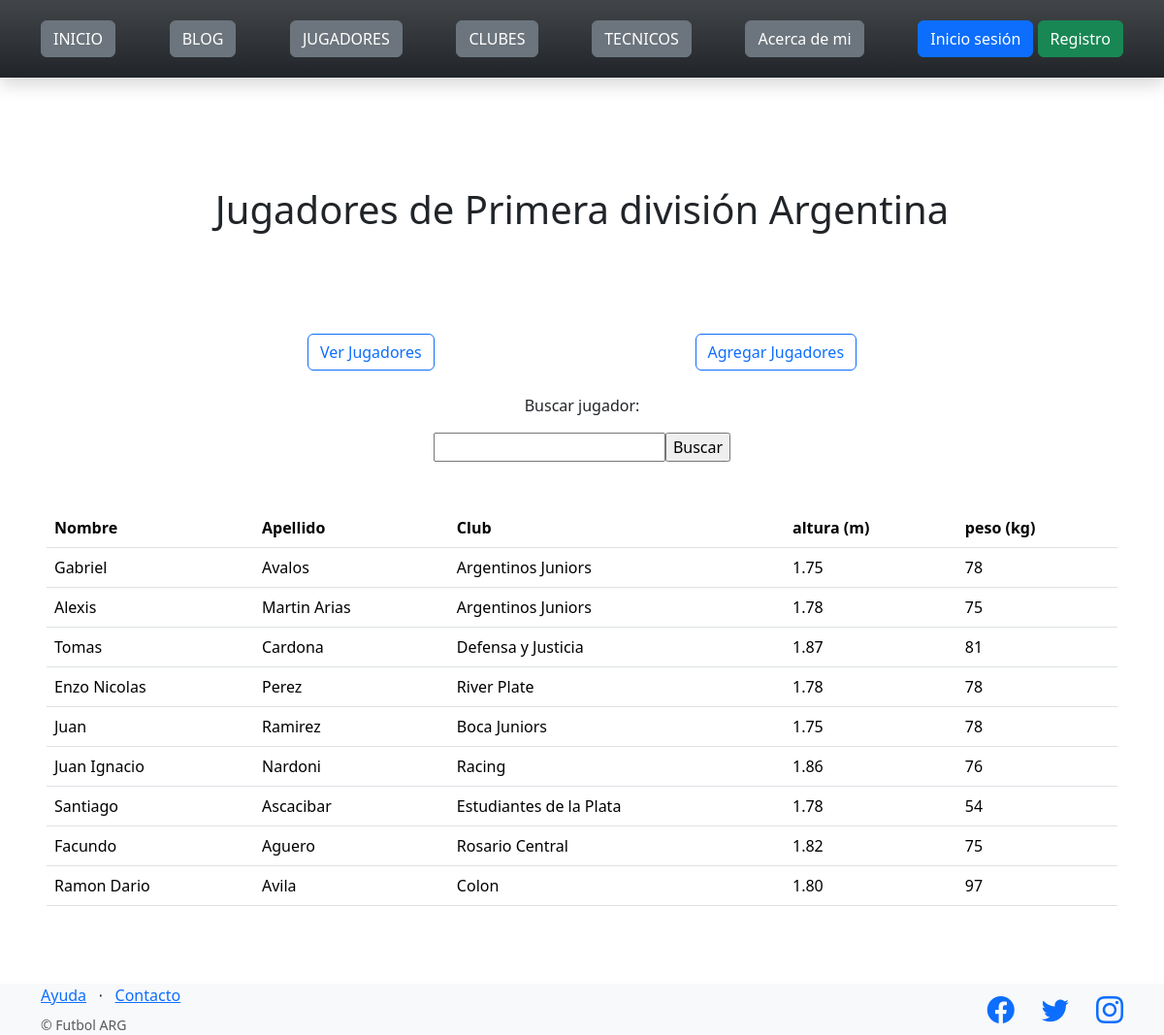
The page /futbol/jugadores/ on the database its author committed.
### control_futbol/models.py (models this page shows)
class Jugador(models.Model):
    nombre = models.CharField(max_length=64)
    apellido = models.CharField(max_length=256)
    club = models.CharField(max_length=256)
    altura = models.CharField(max_length=64)
    peso = models.IntegerField()

### control_futbol/views.py (the view)
# urls.py: path("jugadores/", listar_jugadores, name="lista_jugadores"),
def listar_jugadores(request):
    contexto = {
        "jugadores": Jugador.objects.all(),
    }
    http_response = render(
        request = request,
        template_name = 'control_futbol/lista_jugadores.html',
        context=contexto,
    )
    return http_response

### control_futbol/templates/control_futbol/lista_jugadores.html (shortened to what this page needs)
{% extends "base.html" %}
{% block contenido %}
<h1 class="d-flex justify-content-center">Jugadores de Primera división Argentina</h1>
<br><br><br><br>
<section class="d-flex justify-content-evenly">
    <a href="{% url 'lista_jugadores' %}"><button type="button" class="btn btn-outline-primary">Ver Jugadores</button></a>
    <a href="{% url 'agregar_jugadores' %}"><button type="button" class="btn btn-outline-primary">Agregar Jugadores</button></a>
</section>
<br>
<p class="d-flex justify-content-center">Buscar jugador:</p>
<form class="d-flex justify-content-center" action="{% url 'buscar_jugadores' %}" method="post">
    <input type="text" name="busqueda">
    <input type="submit" value="Buscar">
</form>
<br><br>
<table class="table">
    <tbody>
        <tr>
            <th>Nombre</th>
            <th>Apellido</th>
            <th>Club</th>
            <th>altura (m)</th>
            <th>peso (kg)</th>
        </tr>
        {% for Jugador in jugadores %}
        <tr>
            <td>{{ Jugador.nombre }}</td>
            <td>{{ Jugador.apellido }}</td>
            <td>{{ Jugador.club }}</td>
            <td>{{ Jugador.altura }}</td>
            <td>{{ Jugador.peso }}</td>
        </tr>
        {% endfor %}
    </tbody>
</table>
{% endblock contenido %}

### rows shown on the page
Jugador: nombre "Gabriel", apellido "Avalos", club "Argentinos Juniors", altura "1.75", peso "78"
Jugador: nombre "Alexis", apellido "Martin Arias", club "Argentinos Juniors", altura "1.78", peso "75"
Jugador: nombre "Tomas", apellido "Cardona", club "Defensa y Justicia", altura "1.87", peso "81"
Jugador: nombre "Enzo Nicolas", apellido "Perez", club "River Plate", altura "1.78", peso "78"
Jugador: nombre "Juan", apellido "Ramirez", club "Boca Juniors", altura "1.75", peso "78"
Jugador: nombre "Juan Ignacio", apellido "Nardoni", club "Racing", altura "1.86", peso "76"
Jugador: nombre "Santiago", apellido "Ascacibar", club "Estudiantes de la Plata", altura "1.78", peso "54"
Jugador: nombre "Facundo", apellido "Aguero", club "Rosario Central", altura "1.82", peso "75"
Jugador: nombre "Ramon Dario", apellido "Avila", club "Colon", altura "1.80", peso "97"
